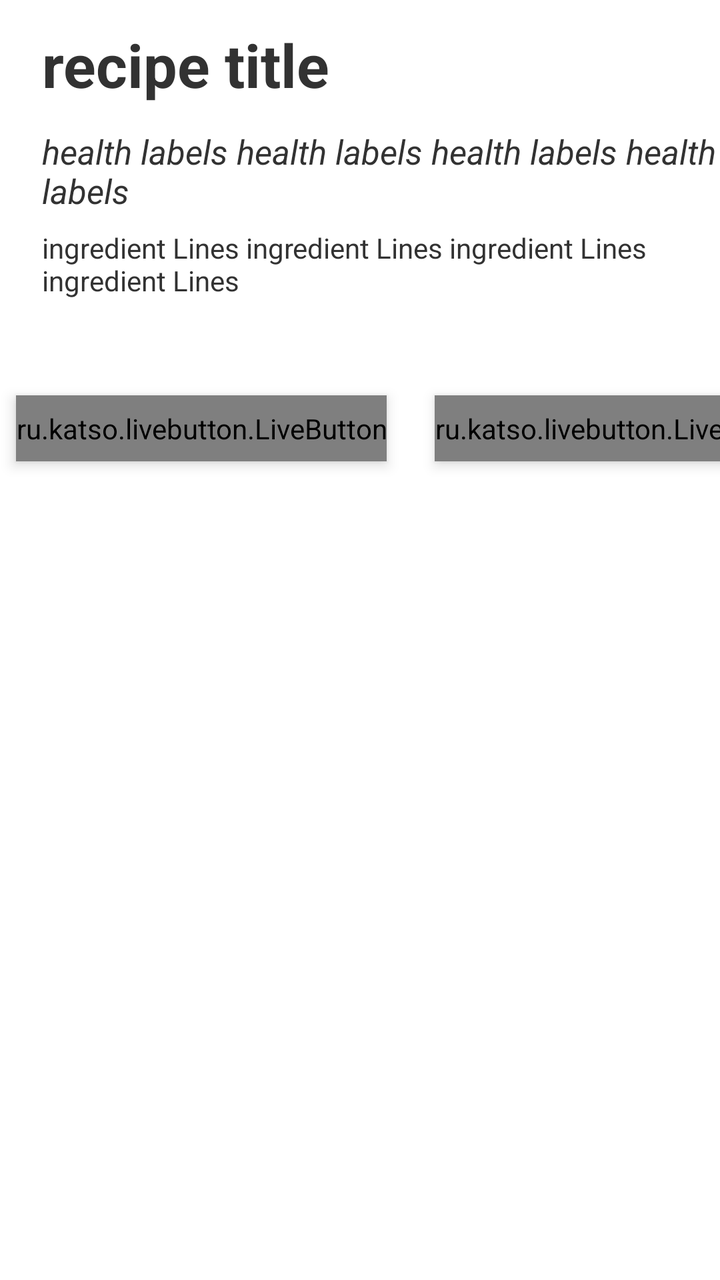
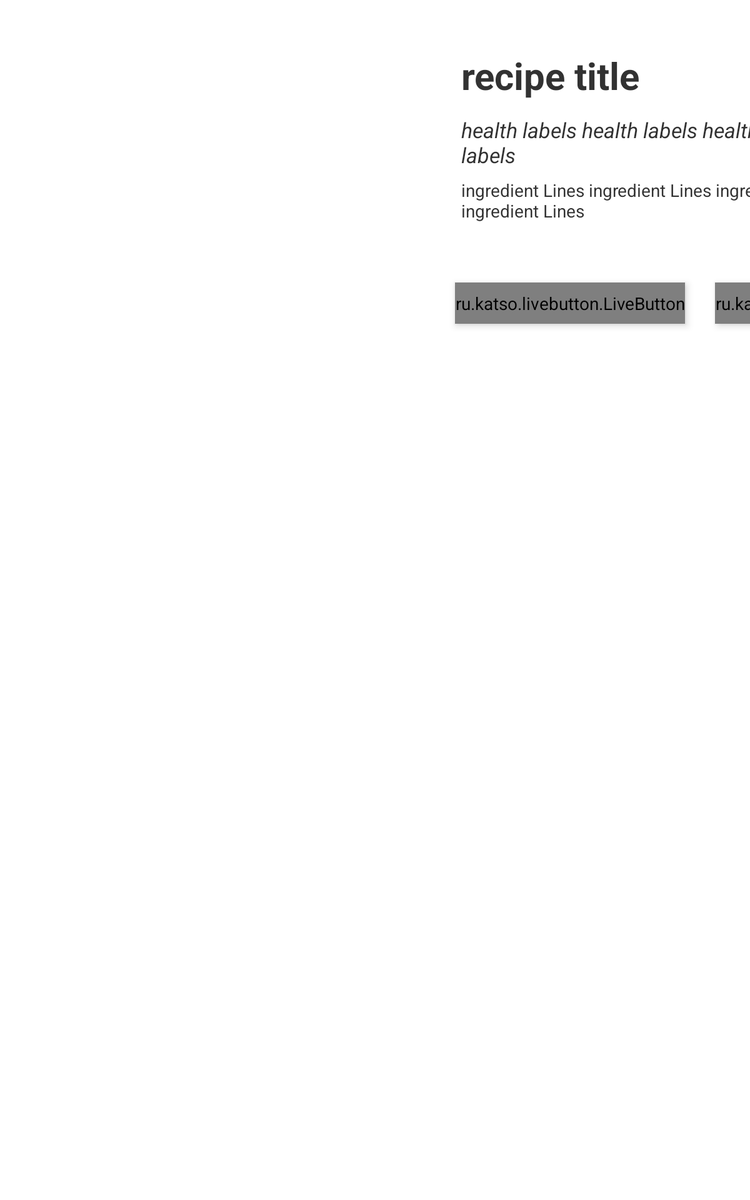

An Android layout and its configuration variant, each rendered on a device that would load it. The default file and the variant file are quoted in full after the pictures.
<!-- AndroidManifest.xml: activity theme NoActionBar -->
<!-- res/layout/activity_detail.xml -->
<?xml version="1.0" encoding="utf-8"?>
<ScrollView xmlns:android="http://schemas.android.com/apk/res/android"
    xmlns:app="http://schemas.android.com/apk/res-auto"
    xmlns:tools="http://schemas.android.com/tools"
    android:layout_width="match_parent"
    android:layout_height="match_parent">
    <android.support.constraint.ConstraintLayout
        android:layout_width="match_parent"
        android:layout_height="wrap_content"
        tools:context=".ui.DetailActivity">

        <ImageView
            android:id="@+id/detail_image_view"
            android:layout_width="match_parent"
            android:layout_height="wrap_content"
            android:scaleType="centerCrop"
            android:adjustViewBounds="true"
            android:transitionName="transition_photo"
            android:elevation="4dp"/>

        <android.support.constraint.ConstraintLayout
            android:id="@+id/detail_text"
            android:layout_width="match_parent"
            android:layout_height="wrap_content"
            android:layout_marginTop="4dp"
            android:layout_marginStart="0dp"
            app:layout_constraintTop_toBottomOf="@+id/detail_image_view"
            app:layout_constraintStart_toStartOf="@+id/detail_image_view"
            tools:layout_editor_absoluteX="16dp">

            <TextView
                android:id="@+id/name_text_view"
                android:layout_width="360dp"
                android:layout_height="wrap_content"
                android:layout_marginStart="21dp"
                android:layout_marginTop="8dp"
                android:textSize="30sp"
                android:textStyle="bold"
                app:layout_constraintStart_toStartOf="parent"
                app:layout_constraintTop_toTopOf="parent"
                tools:text="recipe title" />

            <TextView
                android:id="@+id/healthLabels_text_view"
                android:layout_width="360dp"
                android:layout_height="44dp"
                android:layout_marginTop="12dp"
                android:textSize="17sp"
                android:textStyle="italic"
                app:layout_constraintStart_toStartOf="@+id/name_text_view"
                app:layout_constraintTop_toBottomOf="@+id/name_text_view"
                tools:text="health labels health labels health labels health labels" />

            <TextView
                android:id="@+id/ingredientLines_text_view"
                android:layout_width="360dp"
                android:layout_height="wrap_content"
                android:layout_marginTop="6dp"
                app:layout_constraintStart_toStartOf="@+id/healthLabels_text_view"
                app:layout_constraintTop_toBottomOf="@+id/healthLabels_text_view"
                tools:text="ingredient Lines ingredient Lines ingredient Lines ingredient Lines" />

        </android.support.constraint.ConstraintLayout>

        <android.support.constraint.ConstraintLayout
            android:layout_width="wrap_content"
            android:layout_height="64dp"
            android:layout_marginTop="40dp"
            app:layout_constraintEnd_toEndOf="parent"
            app:layout_constraintStart_toStartOf="parent"
            app:layout_constraintTop_toBottomOf="@+id/detail_text">

            <ru.katso.livebutton.LiveButton xmlns:livebutton="http://schemas.android.com/apk/res-auto"
                android:id="@+id/detail_button"
                android:layout_width="wrap_content"
                android:layout_height="wrap_content"
                android:layout_marginStart="8dp"
                android:layout_marginTop="8dp"
                android:gravity="center"
                android:paddingBottom="7dp"
                android:paddingTop="7dp"
                android:text="@string/detail_button"
                android:textColor="#ffffff"
                android:textSize="26sp"
                android:textStyle="bold"
                livebutton:backgroundColor="#F57F76"
                livebutton:corners="4dp"
                livebutton:layout_constraintStart_toStartOf="parent"
                livebutton:layout_constraintTop_toTopOf="parent"
                livebutton:normalHeight="6dp"
                livebutton:pressedHeight="2dp"
                livebutton:shadowColor="#b16262"
                android:elevation="4dp"/>

            <ru.katso.livebutton.LiveButton xmlns:livebutton="http://schemas.android.com/apk/res-auto"
                android:id="@+id/favorite_button"
                android:layout_width="wrap_content"
                android:layout_height="wrap_content"
                android:layout_marginStart="24dp"
                android:gravity="center"
                android:paddingBottom="7dp"
                android:paddingTop="7dp"
                android:text="@string/collect_button"
                android:textColor="#ffffff"
                android:textSize="26sp"
                android:textStyle="bold"
                livebutton:backgroundColor="#F57F76"
                livebutton:corners="4dp"
                livebutton:layout_constraintStart_toEndOf="@+id/detail_button"
                livebutton:layout_constraintTop_toTopOf="@+id/detail_button"
                livebutton:normalHeight="6dp"
                livebutton:pressedHeight="2dp"
                livebutton:shadowColor="#b16262"
                android:elevation="4dp"/>
        </android.support.constraint.ConstraintLayout>
    </android.support.constraint.ConstraintLayout>
</ScrollView>
<!-- resources referenced by this layout -->
<resources>
  <string name="collect_button">  Collect  </string>
  <string name="detail_button">  See Details  </string>
  <style name="NoActionBar" parent="@android:style/Theme.Holo.Light">
          <item name="android:windowActionBar">false</item>
          <item name="android:windowNoTitle">true</item>
      </style>
</resources>
<!-- res/layout-sw600dp/activity_detail.xml (the repository's variant of the layout above) -->
<!-- drawn on a 7-inch tablet held upright -->
<?xml version="1.0" encoding="utf-8"?>
<ScrollView xmlns:android="http://schemas.android.com/apk/res/android"
    xmlns:app="http://schemas.android.com/apk/res-auto"
    xmlns:tools="http://schemas.android.com/tools"
    android:layout_width="match_parent"
    android:layout_height="match_parent">
    <android.support.constraint.ConstraintLayout
        android:layout_width="match_parent"
        android:layout_height="wrap_content"
        tools:context=".ui.DetailActivity">

        <ImageView
            android:id="@+id/detail_image_view"
            android:layout_width="240sp"
            android:layout_height="320sp"
            android:layout_marginStart="32dp"
            android:layout_marginTop="32dp"
            android:adjustViewBounds="true"
            android:elevation="4dp"
            android:scaleType="centerCrop"
            android:transitionName="transition_photo"
            app:layout_constraintStart_toStartOf="parent"
            app:layout_constraintTop_toTopOf="parent" />

        <android.support.constraint.ConstraintLayout
            android:id="@+id/detail_text"
            android:layout_width="450dp"
            android:layout_height="wrap_content"
            android:layout_marginStart="76dp"
            app:layout_constraintStart_toEndOf="@+id/detail_image_view"
            app:layout_constraintTop_toTopOf="@+id/detail_image_view">

            <TextView
                android:id="@+id/name_text_view"
                android:layout_width="360dp"
                android:layout_height="wrap_content"
                android:layout_marginStart="21dp"
                android:layout_marginTop="8dp"
                android:textSize="30sp"
                android:textStyle="bold"
                app:layout_constraintStart_toStartOf="parent"
                app:layout_constraintTop_toTopOf="parent"
                tools:text="recipe title" />

            <TextView
                android:id="@+id/healthLabels_text_view"
                android:layout_width="360dp"
                android:layout_height="44dp"
                android:layout_marginTop="12dp"
                android:textSize="17sp"
                android:textStyle="italic"
                app:layout_constraintStart_toStartOf="@+id/name_text_view"
                app:layout_constraintTop_toBottomOf="@+id/name_text_view"
                tools:text="health labels health labels health labels health labels" />

            <TextView
                android:id="@+id/ingredientLines_text_view"
                android:layout_width="360dp"
                android:layout_height="wrap_content"
                android:layout_marginTop="6dp"
                app:layout_constraintStart_toStartOf="@+id/healthLabels_text_view"
                app:layout_constraintTop_toBottomOf="@+id/healthLabels_text_view"
                tools:text="ingredient Lines ingredient Lines ingredient Lines ingredient Lines" />

        </android.support.constraint.ConstraintLayout>

        <android.support.constraint.ConstraintLayout
            android:layout_width="wrap_content"
            android:layout_height="64dp"
            android:layout_marginStart="8dp"
            android:layout_marginTop="40dp"
            app:layout_constraintStart_toStartOf="@+id/detail_text"
            app:layout_constraintTop_toBottomOf="@+id/detail_text">

            <ru.katso.livebutton.LiveButton xmlns:livebutton="http://schemas.android.com/apk/res-auto"
                android:id="@+id/detail_button"
                android:layout_width="wrap_content"
                android:layout_height="wrap_content"
                android:layout_marginStart="8dp"
                android:layout_marginTop="8dp"
                android:elevation="4dp"
                android:gravity="center"
                android:paddingBottom="7dp"
                android:paddingTop="7dp"
                android:text="@string/detail_button"
                android:textColor="#ffffff"
                android:textSize="26sp"
                android:textStyle="bold"
                livebutton:backgroundColor="#F57F76"
                livebutton:corners="4dp"
                livebutton:layout_constraintStart_toStartOf="parent"
                livebutton:layout_constraintTop_toTopOf="parent"
                livebutton:normalHeight="6dp"
                livebutton:pressedHeight="2dp"
                livebutton:shadowColor="#b16262" />

            <ru.katso.livebutton.LiveButton xmlns:livebutton="http://schemas.android.com/apk/res-auto"
                android:id="@+id/favorite_button"
                android:layout_width="wrap_content"
                android:layout_height="wrap_content"
                android:layout_marginStart="24dp"
                android:elevation="4dp"
                android:gravity="center"
                android:paddingBottom="7dp"
                android:paddingTop="7dp"
                android:text="@string/collect_button"
                android:textColor="#ffffff"
                android:textSize="26sp"
                android:textStyle="bold"
                livebutton:backgroundColor="#F57F76"
                livebutton:corners="4dp"
                livebutton:layout_constraintStart_toEndOf="@+id/detail_button"
                livebutton:layout_constraintTop_toTopOf="@+id/detail_button"
                livebutton:normalHeight="6dp"
                livebutton:pressedHeight="2dp"
                livebutton:shadowColor="#b16262" />
        </android.support.constraint.ConstraintLayout>
    </android.support.constraint.ConstraintLayout>
</ScrollView>
